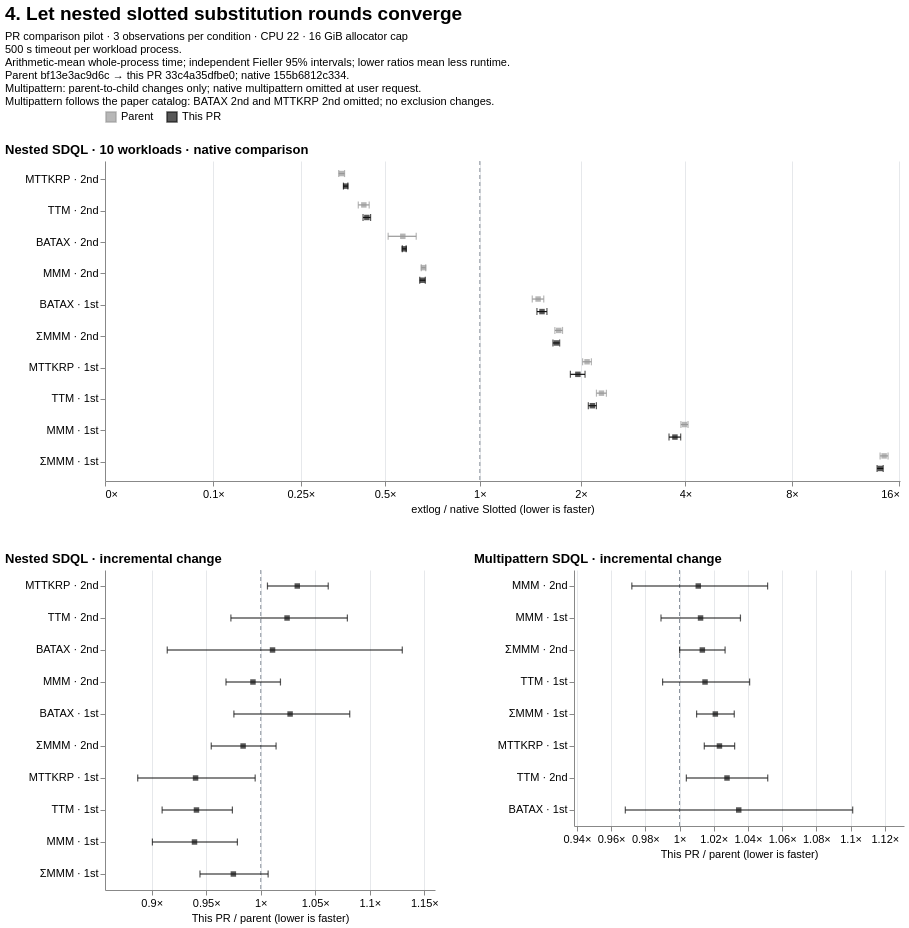

Specify this chart in Vega-Lite:
### Vega-Lite specification from a JSON file in a GitHub repository (floating-point values rounded to 4 significant figures)
{"$schema": "https://vega.github.io/schema/vega-lite/v6.json", "background": "white", "title": {"text": "4. Let nested slotted substitution rounds converge", "anchor": "start", "fontSize": 19, "subtitle": ["PR comparison pilot · 3 observations per condition · CPU 22 · 16 GiB allocator cap", "500 s timeout per workload process.", "Arithmetic-mean whole-process time; independent Fieller 95% intervals; lower ratios mean less runtime.", "Parent bf13e3ac9d6c → this PR 33c4a35dfbe0; native 155b6812c334.", "Multipattern: parent-to-child changes only; native multipattern omitted at user request.", "Multipattern follows the paper catalog: BATAX 2nd and MTTKRP 2nd omitted; no exclusion changes."], "subtitleFontSize": 11, "subtitlePadding": 7}, "vconcat": [{"title": {"text": "Nested SDQL · 10 workloads · native comparison", "anchor": "start"}, "width": 795, "height": 320, "data": {"values": [{"file_path": "benchmarks/slotted/inputs/sdql/batax_1st-44rules.egg", "logical_id": "sha256:a54ad7e75e98f1e8e03f3cd6930d96e882fb9111af797b6474cdb3423f804bcf", "metric": "wall_sec", "baseline": {"point": 55.01, "ci_low": 54.81, "ci_high": 55.21}, "candidate": {"point": 82.35, "ci_low": 79.13, "ci_high": 85.56}, "ratio": 1.497, "ci_low": 1.438, "ci_high": 1.556, "issue": null, "result_class": "higher", "workload": "BATAX · 1st", "series": "Parent"}, {"file_path": "benchmarks/slotted/inputs/sdql/batax_2nd-44rules.egg", "logical_id": "sha256:672f41d86108caebad81453f4e5a294e3f6902364e2d1dc98caa4a33fd863fec", "metric": "wall_sec", "baseline": {"point": 86.28, "ci_low": 85.55, "ci_high": 87.01}, "candidate": {"point": 49.36, "ci_low": 44.18, "ci_high": 54.53}, "ratio": 0.572, "ci_low": 0.5119, "ci_high": 0.6322, "issue": null, "result_class": "lower", "workload": "BATAX · 2nd", "series": "Parent"}, {"file_path": "benchmarks/slotted/inputs/sdql/mmm_1st-44rules.egg", "logical_id": "sha256:f1a4e04893e22ebe1e75028b0458b41a6bfc4375a598bfdfdc3014f2d33524b6", "metric": "wall_sec", "baseline": {"point": 0.07658, "ci_low": 0.07565, "ci_high": 0.0775}, "candidate": {"point": 0.3043, "ci_low": 0.2982, "ci_high": 0.3104}, "ratio": 3.974, "ci_low": 3.881, "ci_high": 4.067, "issue": null, "result_class": "higher", "workload": "MMM · 1st", "series": "Parent"}, {"file_path": "benchmarks/slotted/inputs/sdql/mmm_2nd-44rules.egg", "logical_id": "sha256:7a6b9da8fd10903379abd51ebc36b350c4237ed3e855bd5d2ba9ac437dd0998a", "metric": "wall_sec", "baseline": {"point": 3.244, "ci_low": 3.225, "ci_high": 3.263}, "candidate": {"point": 2.164, "ci_low": 2.131, "ci_high": 2.198}, "ratio": 0.6672, "ci_low": 0.6561, "ci_high": 0.6784, "issue": null, "result_class": "lower", "workload": "MMM · 2nd", "series": "Parent"}, {"file_path": "benchmarks/slotted/inputs/sdql/mmm_sum_1st-44rules.egg", "logical_id": "sha256:918887cd59eed90681b1a2c9e320d8aa945df69df8712a79c7545c766943fd90", "metric": "wall_sec", "baseline": {"point": 0.0105, "ci_low": 0.01047, "ci_high": 0.01053}, "candidate": {"point": 0.1523, "ci_low": 0.1484, "ci_high": 0.1562}, "ratio": 14.51, "ci_low": 14.14, "ci_high": 14.88, "issue": null, "result_class": "higher", "workload": "ΣMMM · 1st", "series": "Parent"}, {"file_path": "benchmarks/slotted/inputs/sdql/mmm_sum_2nd-44rules.egg", "logical_id": "sha256:d72a2dec36974b60f39b8b47c2801b6fb2ccc5f709e5012a20d335c26e7d3534", "metric": "wall_sec", "baseline": {"point": 0.3258, "ci_low": 0.3219, "ci_high": 0.3296}, "candidate": {"point": 0.561, "ci_low": 0.5481, "ci_high": 0.5739}, "ratio": 1.722, "ci_low": 1.678, "ci_high": 1.767, "issue": null, "result_class": "higher", "workload": "ΣMMM · 2nd", "series": "Parent"}, {"file_path": "benchmarks/slotted/inputs/sdql/mttkrp_1st-44rules.egg", "logical_id": "sha256:78ba1df06cfada4d79a719cc6c4d87116a65da1e83802b8e83cf8cbaefc96c3f", "metric": "wall_sec", "baseline": {"point": 0.2797, "ci_low": 0.2788, "ci_high": 0.2807}, "candidate": {"point": 0.583, "ci_low": 0.5658, "ci_high": 0.6002}, "ratio": 2.084, "ci_low": 2.023, "ci_high": 2.146, "issue": null, "result_class": "higher", "workload": "MTTKRP · 1st", "series": "Parent"}, {"file_path": "benchmarks/slotted/inputs/sdql/mttkrp_2nd-44rules.egg", "logical_id": "sha256:a2ec4397f62ca91b6d4f01038a2272fd5eaa1580958e515397abdaf7bbdd6066", "metric": "wall_sec", "baseline": {"point": 28.36, "ci_low": 28.1, "ci_high": 28.63}, "candidate": {"point": 10.05, "ci_low": 9.83, "ci_high": 10.28}, "ratio": 0.3544, "ci_low": 0.3459, "ci_high": 0.363, "issue": null, "result_class": "lower", "workload": "MTTKRP · 2nd", "series": "Parent"}, {"file_path": "benchmarks/slotted/inputs/sdql/ttm_1st-44rules.egg", "logical_id": "sha256:cc81a3b928cf05fe2b52d6cd5bb13d7ab4fdab385216713c62bd1a705c63a0f2", "metric": "wall_sec", "baseline": {"point": 0.1766, "ci_low": 0.1734, "ci_high": 0.1798}, "candidate": {"point": 0.4053, "ci_low": 0.394, "ci_high": 0.4165}, "ratio": 2.295, "ci_low": 2.22, "ci_high": 2.372, "issue": null, "result_class": "higher", "workload": "TTM · 1st", "series": "Parent"}, {"file_path": "benchmarks/slotted/inputs/sdql/ttm_2nd-44rules.egg", "logical_id": "sha256:dc2baf8706632e5e67d813fb05c8560a35caca32d6e4a26cdd83a8ddf36451a1", "metric": "wall_sec", "baseline": {"point": 10.19, "ci_low": 10.15, "ci_high": 10.22}, "candidate": {"point": 4.316, "ci_low": 4.131, "ci_high": 4.502}, "ratio": 0.4238, "ci_low": 0.4055, "ci_high": 0.442, "issue": null, "result_class": "lower", "workload": "TTM · 2nd", "series": "Parent"}, {"file_path": "benchmarks/slotted/inputs/sdql/batax_1st-44rules.egg", "logical_id": "sha256:a54ad7e75e98f1e8e03f3cd6930d96e882fb9111af797b6474cdb3423f804bcf", "metric": "wall_sec", "baseline": {"point": 55.01, "ci_low": 54.81, "ci_high": 55.21}, "candidate": {"point": 84.56, "ci_low": 81.7, "ci_high": 87.43}, "ratio": 1.537, "ci_low": 1.485, "ci_high": 1.59, "issue": null, "result_class": "higher", "workload": "BATAX · 1st", "series": "This PR"}, {"file_path": "benchmarks/slotted/inputs/sdql/batax_2nd-44rules.egg", "logical_id": "sha256:672f41d86108caebad81453f4e5a294e3f6902364e2d1dc98caa4a33fd863fec", "metric": "wall_sec", "baseline": {"point": 86.28, "ci_low": 85.55, "ci_high": 87.01}, "candidate": {"point": 49.89, "ci_low": 49.3, "ci_high": 50.47}, "ratio": 0.5782, "ci_low": 0.5699, "ci_high": 0.5866, "issue": null, "result_class": "lower", "workload": "BATAX · 2nd", "series": "This PR"}, {"file_path": "benchmarks/slotted/inputs/sdql/mmm_1st-44rules.egg", "logical_id": "sha256:f1a4e04893e22ebe1e75028b0458b41a6bfc4375a598bfdfdc3014f2d33524b6", "metric": "wall_sec", "baseline": {"point": 0.07658, "ci_low": 0.07565, "ci_high": 0.0775}, "candidate": {"point": 0.2858, "ci_low": 0.2754, "ci_high": 0.2962}, "ratio": 3.732, "ci_low": 3.59, "ci_high": 3.876, "issue": null, "result_class": "higher", "workload": "MMM · 1st", "series": "This PR"}, {"file_path": "benchmarks/slotted/inputs/sdql/mmm_2nd-44rules.egg", "logical_id": "sha256:7a6b9da8fd10903379abd51ebc36b350c4237ed3e855bd5d2ba9ac437dd0998a", "metric": "wall_sec", "baseline": {"point": 3.244, "ci_low": 3.225, "ci_high": 3.263}, "candidate": {"point": 2.149, "ci_low": 2.107, "ci_high": 2.191}, "ratio": 0.6624, "ci_low": 0.6488, "ci_high": 0.6761, "issue": null, "result_class": "lower", "workload": "MMM · 2nd", "series": "This PR"}, {"file_path": "benchmarks/slotted/inputs/sdql/mmm_sum_1st-44rules.egg", "logical_id": "sha256:918887cd59eed90681b1a2c9e320d8aa945df69df8712a79c7545c766943fd90", "metric": "wall_sec", "baseline": {"point": 0.0105, "ci_low": 0.01047, "ci_high": 0.01053}, "candidate": {"point": 0.1485, "ci_low": 0.1456, "ci_high": 0.1514}, "ratio": 14.14, "ci_low": 13.87, "ci_high": 14.42, "issue": null, "result_class": "higher", "workload": "ΣMMM · 1st", "series": "This PR"}, {"file_path": "benchmarks/slotted/inputs/sdql/mmm_sum_2nd-44rules.egg", "logical_id": "sha256:d72a2dec36974b60f39b8b47c2801b6fb2ccc5f709e5012a20d335c26e7d3534", "metric": "wall_sec", "baseline": {"point": 0.3258, "ci_low": 0.3219, "ci_high": 0.3296}, "candidate": {"point": 0.5519, "ci_low": 0.5411, "ci_high": 0.5627}, "ratio": 1.694, "ci_low": 1.656, "ci_high": 1.733, "issue": null, "result_class": "higher", "workload": "ΣMMM · 2nd", "series": "This PR"}, {"file_path": "benchmarks/slotted/inputs/sdql/mttkrp_1st-44rules.egg", "logical_id": "sha256:78ba1df06cfada4d79a719cc6c4d87116a65da1e83802b8e83cf8cbaefc96c3f", "metric": "wall_sec", "baseline": {"point": 0.2797, "ci_low": 0.2788, "ci_high": 0.2807}, "candidate": {"point": 0.5482, "ci_low": 0.5212, "ci_high": 0.5751}, "ratio": 1.96, "ci_low": 1.863, "ci_high": 2.056, "issue": null, "result_class": "higher", "workload": "MTTKRP · 1st", "series": "This PR"}, {"file_path": "benchmarks/slotted/inputs/sdql/mttkrp_2nd-44rules.egg", "logical_id": "sha256:a2ec4397f62ca91b6d4f01038a2272fd5eaa1580958e515397abdaf7bbdd6066", "metric": "wall_sec", "baseline": {"point": 28.36, "ci_low": 28.1, "ci_high": 28.63}, "candidate": {"point": 10.39, "ci_low": 10.23, "ci_high": 10.55}, "ratio": 0.3663, "ci_low": 0.3598, "ci_high": 0.3729, "issue": null, "result_class": "lower", "workload": "MTTKRP · 2nd", "series": "This PR"}, {"file_path": "benchmarks/slotted/inputs/sdql/ttm_1st-44rules.egg", "logical_id": "sha256:cc81a3b928cf05fe2b52d6cd5bb13d7ab4fdab385216713c62bd1a705c63a0f2", "metric": "wall_sec", "baseline": {"point": 0.1766, "ci_low": 0.1734, "ci_high": 0.1798}, "candidate": {"point": 0.3814, "ci_low": 0.3737, "ci_high": 0.389}, "ratio": 2.16, "ci_low": 2.102, "ci_high": 2.219, "issue": null, "result_class": "higher", "workload": "TTM · 1st", "series": "This PR"}, {"file_path": "benchmarks/slotted/inputs/sdql/ttm_2nd-44rules.egg", "logical_id": "sha256:dc2baf8706632e5e67d813fb05c8560a35caca32d6e4a26cdd83a8ddf36451a1", "metric": "wall_sec", "baseline": {"point": 10.19, "ci_low": 10.15, "ci_high": 10.22}, "candidate": {"point": 4.421, "ci_low": 4.29, "ci_high": 4.551}, "ratio": 0.434, "ci_low": 0.4211, "ci_high": 0.4469, "issue": null, "result_class": "lower", "workload": "TTM · 2nd", "series": "This PR"}]}, "encoding": {"x": {"type": "quantitative", "scale": {"type": "symlog", "constant": 0.1, "domain": [0, 16.07], "nice": false}, "axis": {"title": "extlog / native Slotted (lower is faster)", "labelExpr": "format(datum.value,',~f') + '×'", "values": [-64, -16, -4, -1, 0, 0.1, 0.25, 0.5, 1, 2, 4, 8, 16, 32, 64, 128, 256], "labelOverlap": "greedy", "grid": true}}, "y": {"field": "workload", "type": "nominal", "sort": ["MTTKRP · 2nd", "TTM · 2nd", "BATAX · 2nd", "MMM · 2nd", "BATAX · 1st", "ΣMMM · 2nd", "MTTKRP · 1st", "TTM · 1st", "MMM · 1st", "ΣMMM · 1st"], "title": null, "axis": {"labelLimit": 130, "minExtent": 100}}, "yOffset": {"field": "series", "sort": ["Parent", "This PR"], "scale": {"domain": ["Parent", "This PR"]}}, "color": {"field": "series", "type": "nominal", "title": null, "scale": {"domain": ["Parent", "This PR"], "range": ["#999999", "#111111"]}, "legend": {"orient": "top", "symbolType": "square"}}}, "layer": [{"mark": {"type": "rule", "color": "#89919b", "strokeDash": [4, 3]}, "encoding": {"x": {"datum": 1}, "y": {"value": 0}, "y2": {"value": 320}, "yOffset": {"value": 0}, "color": {"value": "#89919b"}}, "transform": [{"aggregate": [{"op": "count", "as": "n"}]}]}, {"mark": {"type": "rule", "strokeWidth": 1.2}, "encoding": {"x": {"field": "ci_low"}, "x2": {"field": "ci_high"}}, "transform": [{"filter": "isValid(datum.ci_low) && isValid(datum.ci_high)"}]}, {"mark": {"type": "tick", "orient": "vertical", "size": 7, "thickness": 1.2}, "encoding": {"x": {"field": "ci_low"}}, "transform": [{"filter": "isValid(datum.ci_low)"}]}, {"mark": {"type": "tick", "orient": "vertical", "size": 7, "thickness": 1.2}, "encoding": {"x": {"field": "ci_high"}}, "transform": [{"filter": "isValid(datum.ci_high)"}]}, {"mark": {"type": "point", "filled": true, "shape": "square", "size": 30}, "encoding": {"x": {"field": "ratio"}, "tooltip": [{"field": "workload"}, {"field": "series"}, {"field": "ratio"}, {"field": "ci_low"}, {"field": "ci_high"}, {"field": "issue"}]}}, {"mark": {"type": "text", "align": "left", "dx": 7, "fontSize": 9}, "encoding": {"x": {"field": "ratio"}, "text": {"field": "issue"}}, "transform": [{"filter": "isValid(datum.issue) && datum.issue !== ''"}]}]}, {"hconcat": [{"title": {"text": "Nested SDQL · incremental change", "anchor": "start"}, "width": 330, "height": 320, "data": {"values": [{"file_path": "benchmarks/slotted/inputs/sdql/batax_1st-44rules.egg", "logical_id": "sha256:a54ad7e75e98f1e8e03f3cd6930d96e882fb9111af797b6474cdb3423f804bcf", "metric": "wall_sec", "baseline": {"point": 82.35, "ci_low": 79.13, "ci_high": 85.56}, "candidate": {"point": 84.56, "ci_low": 81.7, "ci_high": 87.43}, "ratio": 1.027, "ci_low": 0.9754, "ci_high": 1.082, "issue": null, "result_class": "unclear", "workload": "BATAX · 1st", "series": "This PR / parent"}, {"file_path": "benchmarks/slotted/inputs/sdql/batax_2nd-44rules.egg", "logical_id": "sha256:672f41d86108caebad81453f4e5a294e3f6902364e2d1dc98caa4a33fd863fec", "metric": "wall_sec", "baseline": {"point": 49.36, "ci_low": 44.18, "ci_high": 54.53}, "candidate": {"point": 49.89, "ci_low": 49.3, "ci_high": 50.47}, "ratio": 1.011, "ci_low": 0.9142, "ci_high": 1.13, "issue": null, "result_class": "unclear", "workload": "BATAX · 2nd", "series": "This PR / parent"}, {"file_path": "benchmarks/slotted/inputs/sdql/mmm_1st-44rules.egg", "logical_id": "sha256:f1a4e04893e22ebe1e75028b0458b41a6bfc4375a598bfdfdc3014f2d33524b6", "metric": "wall_sec", "baseline": {"point": 0.3043, "ci_low": 0.2982, "ci_high": 0.3104}, "candidate": {"point": 0.2858, "ci_low": 0.2754, "ci_high": 0.2962}, "ratio": 0.9392, "ci_low": 0.9006, "ci_high": 0.9786, "issue": null, "result_class": "lower", "workload": "MMM · 1st", "series": "This PR / parent"}, {"file_path": "benchmarks/slotted/inputs/sdql/mmm_2nd-44rules.egg", "logical_id": "sha256:7a6b9da8fd10903379abd51ebc36b350c4237ed3e855bd5d2ba9ac437dd0998a", "metric": "wall_sec", "baseline": {"point": 2.164, "ci_low": 2.131, "ci_high": 2.198}, "candidate": {"point": 2.149, "ci_low": 2.107, "ci_high": 2.191}, "ratio": 0.9929, "ci_low": 0.9681, "ci_high": 1.018, "issue": null, "result_class": "unclear", "workload": "MMM · 2nd", "series": "This PR / parent"}, {"file_path": "benchmarks/slotted/inputs/sdql/mmm_sum_1st-44rules.egg", "logical_id": "sha256:918887cd59eed90681b1a2c9e320d8aa945df69df8712a79c7545c766943fd90", "metric": "wall_sec", "baseline": {"point": 0.1523, "ci_low": 0.1484, "ci_high": 0.1562}, "candidate": {"point": 0.1485, "ci_low": 0.1456, "ci_high": 0.1514}, "ratio": 0.9749, "ci_low": 0.9443, "ci_high": 1.007, "issue": null, "result_class": "unclear", "workload": "ΣMMM · 1st", "series": "This PR / parent"}, {"file_path": "benchmarks/slotted/inputs/sdql/mmm_sum_2nd-44rules.egg", "logical_id": "sha256:d72a2dec36974b60f39b8b47c2801b6fb2ccc5f709e5012a20d335c26e7d3534", "metric": "wall_sec", "baseline": {"point": 0.561, "ci_low": 0.5481, "ci_high": 0.5739}, "candidate": {"point": 0.5519, "ci_low": 0.5411, "ci_high": 0.5627}, "ratio": 0.9838, "ci_low": 0.9546, "ci_high": 1.014, "issue": null, "result_class": "unclear", "workload": "ΣMMM · 2nd", "series": "This PR / parent"}, {"file_path": "benchmarks/slotted/inputs/sdql/mttkrp_1st-44rules.egg", "logical_id": "sha256:78ba1df06cfada4d79a719cc6c4d87116a65da1e83802b8e83cf8cbaefc96c3f", "metric": "wall_sec", "baseline": {"point": 0.583, "ci_low": 0.5658, "ci_high": 0.6002}, "candidate": {"point": 0.5482, "ci_low": 0.5212, "ci_high": 0.5751}, "ratio": 0.9402, "ci_low": 0.8872, "ci_high": 0.9949, "issue": null, "result_class": "lower", "workload": "MTTKRP · 1st", "series": "This PR / parent"}, {"file_path": "benchmarks/slotted/inputs/sdql/mttkrp_2nd-44rules.egg", "logical_id": "sha256:a2ec4397f62ca91b6d4f01038a2272fd5eaa1580958e515397abdaf7bbdd6066", "metric": "wall_sec", "baseline": {"point": 10.05, "ci_low": 9.83, "ci_high": 10.28}, "candidate": {"point": 10.39, "ci_low": 10.23, "ci_high": 10.55}, "ratio": 1.034, "ci_low": 1.006, "ci_high": 1.062, "issue": null, "result_class": "higher", "workload": "MTTKRP · 2nd", "series": "This PR / parent"}, {"file_path": "benchmarks/slotted/inputs/sdql/ttm_1st-44rules.egg", "logical_id": "sha256:cc81a3b928cf05fe2b52d6cd5bb13d7ab4fdab385216713c62bd1a705c63a0f2", "metric": "wall_sec", "baseline": {"point": 0.4053, "ci_low": 0.394, "ci_high": 0.4165}, "candidate": {"point": 0.3814, "ci_low": 0.3737, "ci_high": 0.389}, "ratio": 0.941, "ci_low": 0.9095, "ci_high": 0.974, "issue": null, "result_class": "lower", "workload": "TTM · 1st", "series": "This PR / parent"}, {"file_path": "benchmarks/slotted/inputs/sdql/ttm_2nd-44rules.egg", "logical_id": "sha256:dc2baf8706632e5e67d813fb05c8560a35caca32d6e4a26cdd83a8ddf36451a1", "metric": "wall_sec", "baseline": {"point": 4.316, "ci_low": 4.131, "ci_high": 4.502}, "candidate": {"point": 4.421, "ci_low": 4.29, "ci_high": 4.551}, "ratio": 1.024, "ci_low": 0.9726, "ci_high": 1.079, "issue": null, "result_class": "unclear", "workload": "TTM · 2nd", "series": "This PR / parent"}]}, "encoding": {"x": {"type": "quantitative", "scale": {"type": "linear", "domain": [0.8572, 1.16], "nice": false}, "axis": {"title": "This PR / parent (lower is faster)", "labelExpr": "format(datum.value,',~f') + '×'", "labelOverlap": "greedy", "grid": true, "tickCount": 7}}, "y": {"field": "workload", "type": "nominal", "sort": ["MTTKRP · 2nd", "TTM · 2nd", "BATAX · 2nd", "MMM · 2nd", "BATAX · 1st", "ΣMMM · 2nd", "MTTKRP · 1st", "TTM · 1st", "MMM · 1st", "ΣMMM · 1st"], "title": null, "axis": {"labelLimit": 130, "minExtent": 100}}, "color": {"value": "#111111"}}, "layer": [{"mark": {"type": "rule", "color": "#89919b", "strokeDash": [4, 3]}, "encoding": {"x": {"datum": 1}, "y": {"value": 0}, "y2": {"value": 320}, "yOffset": {"value": 0}, "color": {"value": "#89919b"}}, "transform": [{"aggregate": [{"op": "count", "as": "n"}]}]}, {"mark": {"type": "rule", "strokeWidth": 1.2}, "encoding": {"x": {"field": "ci_low"}, "x2": {"field": "ci_high"}}, "transform": [{"filter": "isValid(datum.ci_low) && isValid(datum.ci_high)"}]}, {"mark": {"type": "tick", "orient": "vertical", "size": 7, "thickness": 1.2}, "encoding": {"x": {"field": "ci_low"}}, "transform": [{"filter": "isValid(datum.ci_low)"}]}, {"mark": {"type": "tick", "orient": "vertical", "size": 7, "thickness": 1.2}, "encoding": {"x": {"field": "ci_high"}}, "transform": [{"filter": "isValid(datum.ci_high)"}]}, {"mark": {"type": "point", "filled": true, "shape": "square", "size": 30}, "encoding": {"x": {"field": "ratio"}, "tooltip": [{"field": "workload"}, {"field": "series"}, {"field": "ratio"}, {"field": "ci_low"}, {"field": "ci_high"}, {"field": "issue"}]}}, {"mark": {"type": "text", "align": "left", "dx": 7, "fontSize": 9}, "encoding": {"x": {"field": "ratio"}, "text": {"field": "issue"}}, "transform": [{"filter": "isValid(datum.issue) && datum.issue !== ''"}]}]}, {"title": {"text": "Multipattern SDQL · incremental change", "anchor": "start"}, "width": 330, "height": 256, "data": {"values": [{"file_path": "benchmarks/slotted/inputs/sdql/batax_1st-44rules.egg", "logical_id": "sha256:a54ad7e75e98f1e8e03f3cd6930d96e882fb9111af797b6474cdb3423f804bcf", "metric": "wall_sec", "baseline": {"point": 79.01, "ci_low": 78.04, "ci_high": 79.99}, "candidate": {"point": 81.75, "ci_low": 76.59, "ci_high": 86.9}, "ratio": 1.035, "ci_low": 0.9683, "ci_high": 1.101, "issue": null, "result_class": "unclear", "workload": "BATAX · 1st", "series": "This PR / parent"}, {"file_path": "benchmarks/slotted/inputs/sdql/mmm_1st-44rules.egg", "logical_id": "sha256:f1a4e04893e22ebe1e75028b0458b41a6bfc4375a598bfdfdc3014f2d33524b6", "metric": "wall_sec", "baseline": {"point": 0.3843, "ci_low": 0.3804, "ci_high": 0.3881}, "candidate": {"point": 0.389, "ci_low": 0.381, "ci_high": 0.397}, "ratio": 1.012, "ci_low": 0.9892, "ci_high": 1.036, "issue": null, "result_class": "unclear", "workload": "MMM · 1st", "series": "This PR / parent"}, {"file_path": "benchmarks/slotted/inputs/sdql/mmm_2nd-44rules.egg", "logical_id": "sha256:7a6b9da8fd10903379abd51ebc36b350c4237ed3e855bd5d2ba9ac437dd0998a", "metric": "wall_sec", "baseline": {"point": 5.549, "ci_low": 5.39, "ci_high": 5.709}, "candidate": {"point": 5.61, "ci_low": 5.46, "ci_high": 5.76}, "ratio": 1.011, "ci_low": 0.9721, "ci_high": 1.051, "issue": null, "result_class": "unclear", "workload": "MMM · 2nd", "series": "This PR / parent"}, {"file_path": "benchmarks/slotted/inputs/sdql/mmm_sum_1st-44rules.egg", "logical_id": "sha256:918887cd59eed90681b1a2c9e320d8aa945df69df8712a79c7545c766943fd90", "metric": "wall_sec", "baseline": {"point": 0.1649, "ci_low": 0.1636, "ci_high": 0.1662}, "candidate": {"point": 0.1683, "ci_low": 0.1671, "ci_high": 0.1696}, "ratio": 1.021, "ci_low": 1.01, "ci_high": 1.032, "issue": null, "result_class": "higher", "workload": "ΣMMM · 1st", "series": "This PR / parent"}, {"file_path": "benchmarks/slotted/inputs/sdql/mmm_sum_2nd-44rules.egg", "logical_id": "sha256:d72a2dec36974b60f39b8b47c2801b6fb2ccc5f709e5012a20d335c26e7d3534", "metric": "wall_sec", "baseline": {"point": 0.8092, "ci_low": 0.8062, "ci_high": 0.8122}, "candidate": {"point": 0.82, "ci_low": 0.8096, "ci_high": 0.8303}, "ratio": 1.013, "ci_low": 1.0, "ci_high": 1.027, "issue": null, "result_class": "higher", "workload": "ΣMMM · 2nd", "series": "This PR / parent"}, {"file_path": "benchmarks/slotted/inputs/sdql/mttkrp_1st-44rules.egg", "logical_id": "sha256:78ba1df06cfada4d79a719cc6c4d87116a65da1e83802b8e83cf8cbaefc96c3f", "metric": "wall_sec", "baseline": {"point": 1.014, "ci_low": 1.011, "ci_high": 1.017}, "candidate": {"point": 1.038, "ci_low": 1.029, "ci_high": 1.046}, "ratio": 1.023, "ci_low": 1.014, "ci_high": 1.032, "issue": null, "result_class": "higher", "workload": "MTTKRP · 1st", "series": "This PR / parent"}, {"file_path": "benchmarks/slotted/inputs/sdql/ttm_1st-44rules.egg", "logical_id": "sha256:cc81a3b928cf05fe2b52d6cd5bb13d7ab4fdab385216713c62bd1a705c63a0f2", "metric": "wall_sec", "baseline": {"point": 0.5251, "ci_low": 0.5121, "ci_high": 0.5382}, "candidate": {"point": 0.533, "ci_low": 0.5312, "ci_high": 0.5348}, "ratio": 1.015, "ci_low": 0.9901, "ci_high": 1.041, "issue": null, "result_class": "unclear", "workload": "TTM · 1st", "series": "This PR / parent"}, {"file_path": "benchmarks/slotted/inputs/sdql/ttm_2nd-44rules.egg", "logical_id": "sha256:dc2baf8706632e5e67d813fb05c8560a35caca32d6e4a26cdd83a8ddf36451a1", "metric": "wall_sec", "baseline": {"point": 10.02, "ci_low": 9.985, "ci_high": 10.06}, "candidate": {"point": 10.3, "ci_low": 10.07, "ci_high": 10.54}, "ratio": 1.028, "ci_low": 1.004, "ci_high": 1.052, "issue": null, "result_class": "higher", "workload": "TTM · 2nd", "series": "This PR / parent"}]}, "encoding": {"x": {"type": "quantitative", "scale": {"type": "linear", "domain": [0.9383, 1.131], "nice": false}, "axis": {"title": "This PR / parent (lower is faster)", "labelExpr": "format(datum.value,',~f') + '×'", "labelOverlap": "greedy", "grid": true, "tickCount": 7}}, "y": {"field": "workload", "type": "nominal", "sort": ["MMM · 2nd", "MMM · 1st", "ΣMMM · 2nd", "TTM · 1st", "ΣMMM · 1st", "MTTKRP · 1st", "TTM · 2nd", "BATAX · 1st"], "title": null, "axis": {"labelLimit": 130, "minExtent": 100}}, "color": {"value": "#111111"}}, "layer": [{"mark": {"type": "rule", "color": "#89919b", "strokeDash": [4, 3]}, "encoding": {"x": {"datum": 1}, "y": {"value": 0}, "y2": {"value": 256}, "yOffset": {"value": 0}, "color": {"value": "#89919b"}}, "transform": [{"aggregate": [{"op": "count", "as": "n"}]}]}, {"mark": {"type": "rule", "strokeWidth": 1.2}, "encoding": {"x": {"field": "ci_low"}, "x2": {"field": "ci_high"}}, "transform": [{"filter": "isValid(datum.ci_low) && isValid(datum.ci_high)"}]}, {"mark": {"type": "tick", "orient": "vertical", "size": 7, "thickness": 1.2}, "encoding": {"x": {"field": "ci_low"}}, "transform": [{"filter": "isValid(datum.ci_low)"}]}, {"mark": {"type": "tick", "orient": "vertical", "size": 7, "thickness": 1.2}, "encoding": {"x": {"field": "ci_high"}}, "transform": [{"filter": "isValid(datum.ci_high)"}]}, {"mark": {"type": "point", "filled": true, "shape": "square", "size": 30}, "encoding": {"x": {"field": "ratio"}, "tooltip": [{"field": "workload"}, {"field": "series"}, {"field": "ratio"}, {"field": "ci_low"}, {"field": "ci_high"}, {"field": "issue"}]}}, {"mark": {"type": "text", "align": "left", "dx": 7, "fontSize": 9}, "encoding": {"x": {"field": "ratio"}, "text": {"field": "issue"}}, "transform": [{"filter": "isValid(datum.issue) && datum.issue !== ''"}]}]}], "spacing": 35}], "spacing": 38, "resolve": {"scale": {"color": "shared"}}, "config": {"font": "Arial", "view": {"stroke": null}, "axis": {"labelFontSize": 11, "titleFontSize": 11, "titleFontWeight": "normal", "gridColor": "#e6e8eb"}, "title": {"fontSize": 13}, "legend": {"labelFontSize": 11}}}
